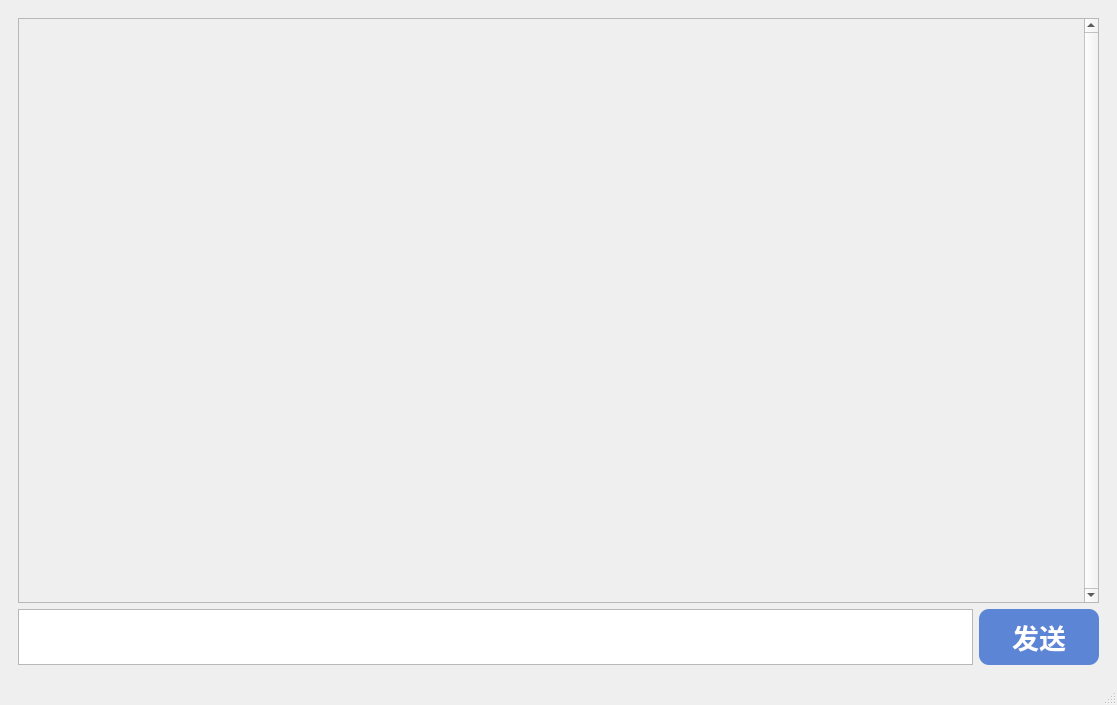
<?xml version="1.0" encoding="UTF-8"?>
<ui version="4.0">
 <class>MainWindow</class>
 <widget class="QMainWindow" name="MainWindow">
  <property name="geometry">
   <rect>
    <x>0</x>
    <y>0</y>
    <width>1117</width>
    <height>705</height>
   </rect>
  </property>
  <property name="windowTitle">
   <string>MainWindow</string>
  </property>
  <widget class="QWidget" name="centralwidget">
   <layout class="QVBoxLayout" name="verticalLayout_3">
    <item>
     <widget class="QStackedWidget" name="stackedWidget">
      <property name="currentIndex">
       <number>0</number>
      </property>
      <widget class="QWidget" name="LLM">
       <layout class="QVBoxLayout" name="verticalLayout_8">
        <item>
         <layout class="QVBoxLayout" name="verticalLayout_7">
          <item>
           <widget class="QScrollArea" name="scroll_area">
            <property name="verticalScrollBarPolicy">
             <enum>Qt::ScrollBarAlwaysOn</enum>
            </property>
            <property name="widgetResizable">
             <bool>true</bool>
            </property>
            <widget class="QWidget" name="scrollAreaWidgetContents">
             <property name="geometry">
              <rect>
               <x>0</x>
               <y>0</y>
               <width>1047</width>
               <height>547</height>
              </rect>
             </property>
             <layout class="QVBoxLayout" name="verticalLayout_6">
              <item>
               <widget class="QWidget" name="widget" native="true">
                <layout class="QVBoxLayout" name="verticalLayout_5">
                 <item>
                  <layout class="QVBoxLayout" name="chat_container"/>
                 </item>
                </layout>
               </widget>
              </item>
             </layout>
            </widget>
           </widget>
          </item>
          <item>
           <layout class="QHBoxLayout" name="horizontalLayout_6">
            <item>
             <widget class="QTextEdit" name="text_input">
              <property name="sizePolicy">
               <sizepolicy hsizetype="Expanding" vsizetype="Preferred">
                <horstretch>0</horstretch>
                <verstretch>0</verstretch>
               </sizepolicy>
              </property>
              <property name="minimumSize">
               <size>
                <width>500</width>
                <height>50</height>
               </size>
              </property>
              <property name="font">
               <font>
                <pointsize>20</pointsize>
               </font>
              </property>
             </widget>
            </item>
            <item>
             <widget class="QPushButton" name="send">
              <property name="sizePolicy">
               <sizepolicy hsizetype="Fixed" vsizetype="Fixed">
                <horstretch>0</horstretch>
                <verstretch>0</verstretch>
               </sizepolicy>
              </property>
              <property name="minimumSize">
               <size>
                <width>120</width>
                <height>50</height>
               </size>
              </property>
              <property name="font">
               <font>
                <pointsize>20</pointsize>
                <weight>75</weight>
                <bold>true</bold>
               </font>
              </property>
              <property name="styleSheet">
               <string notr="true">QPushButton {
    background-color: #5C85D6; 
	color: white;
	padding: 8px; 
	border-radius: 10px;
	font-weight: bold ;  /* 加粗文字 */
}</string>
              </property>
              <property name="text">
               <string>发送</string>
              </property>
             </widget>
            </item>
           </layout>
          </item>
         </layout>
        </item>
       </layout>
      </widget>
     </widget>
    </item>
   </layout>
  </widget>
  <widget class="QMenuBar" name="menubar">
   <property name="geometry">
    <rect>
     <x>0</x>
     <y>0</y>
     <width>1117</width>
     <height>26</height>
    </rect>
   </property>
  </widget>
  <widget class="QStatusBar" name="statusbar"/>
 </widget>
 <resources/>
 <connections/>
</ui>
